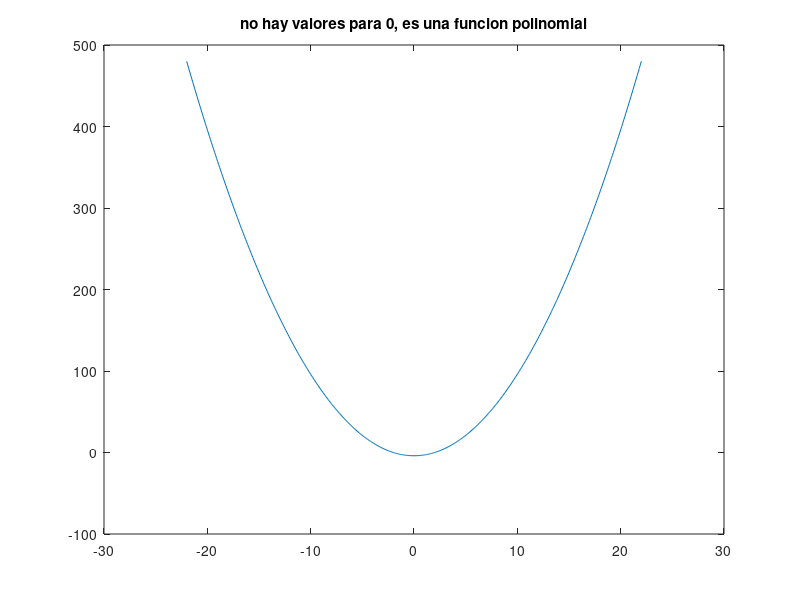

Source code (MATLAB):
% Octave 
% Title               : FUNCIONES ALGEBRAICAS: POLINOMIALES Y RACIONALES
% Description         :Script para solucionar desigualdades
% Authors             :Atzimba Joice Martinez Huitron
% Date                :20211119
% Usage               :Octave1
 clear
 x=-22:0.1:22
 
 %Funcion
 fx=(x+2).*(x-2)
 %Plotear fincion
 plot(x,fx)
 title(" no hay valores para 0, es una funcion polinomial "); 
 